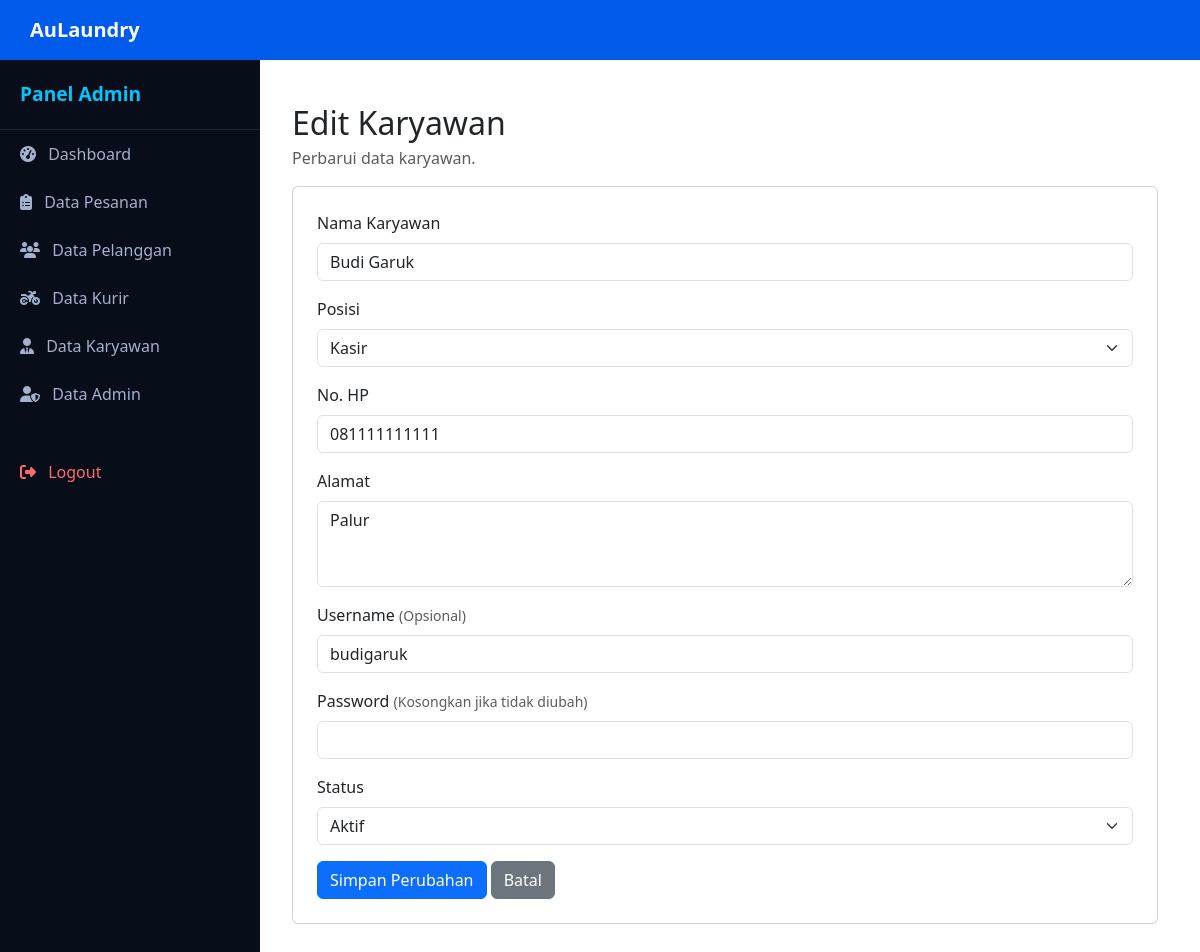
/pages/admin/edit_karyawan.php?id=1 (signed in), run on the app's committed database.
### tables this page shows
CREATE TABLE `karyawan` (
  `id_karyawan` int(11) NOT NULL,
  `nama_karyawan` varchar(100) NOT NULL,
  `posisi` varchar(50) NOT NULL,
  `no_hp` varchar(20) NOT NULL,
  `alamat` text DEFAULT NULL,
  `foto_profil` varchar(255) DEFAULT NULL,
  `username` varchar(50) DEFAULT NULL,
  `password` varchar(255) DEFAULT NULL,
  `reset_token` varchar(255) DEFAULT NULL,
  `status_aktif` varchar(20) NOT NULL DEFAULT 'Aktif',
  `created_at` timestamp NOT NULL DEFAULT current_timestamp(),
  `updated_at` timestamp NOT NULL DEFAULT current_timestamp() ON UPDATE current_timestamp()
);

### config/database.php (called while the page is built, shortened)
<?php
$pdo = null;
function db() {
    global $pdo;
    if ($pdo === null) {
        $host    = 'localhost';
        $dbname  = 'db_aulaundry';
        $user    = 'root';
        $pass    = '';
        $charset = 'utf8mb4';
        $dsn = "mysql:host=$host;dbname=$dbname;charset=$charset";
        $options = [
            PDO::ATTR_ERRMODE            => PDO::ERRMODE_EXCEPTION,
            PDO::ATTR_DEFAULT_FETCH_MODE => PDO::FETCH_ASSOC,
            PDO::ATTR_EMULATE_PREPARES   => false,
        ];
        try {
            $pdo = new PDO($dsn, $user, $pass, $options);
        } catch (PDOException $e) {
            die("Koneksi database gagal: " . $e->getMessage());
        }
    }
    return $pdo;
}

### pages/admin/edit_karyawan.php (the view, shortened to what this page needs)
<?php
$baseUrl = '/aulaundry';
$id = (int)($_GET['id'] ?? 0);
$stmt = db()->prepare("SELECT * FROM karyawan WHERE id_karyawan = ?");
$stmt->execute([$id]);
$karyawan = $stmt->fetch();
$daftarPosisi = ['Staff', 'Kasir', 'Pencuci', 'Setrika', 'Packing', 'Supervisor', 'Manager'];
include __DIR__ . '/../../includes/header.php';
include __DIR__ . '/../../includes/sidebar.php';
?>
<main class="main-content">
    <div class="container-fluid py-4">
        <h2 class="mb-1">Edit Karyawan</h2>
        <p class="text-muted">Perbarui data karyawan.</p>
        <div class="card p-4">
            <form action="<?= $baseUrl ?>/actions/karyawan/edit.php" method="POST">
                <div class="mb-3">
                    <label for="nama_karyawan" class="form-label">Nama Karyawan</label>
                    <input type="text" name="nama_karyawan" id="nama_karyawan" class="form-control" value="<?= htmlspecialchars($karyawan['nama_karyawan']) ?>" required>
                </div>
                <div class="mb-3">
                    <label for="posisi" class="form-label">Posisi</label>
                    <select name="posisi" id="posisi" class="form-select" required>
                        <?php foreach ($daftarPosisi as $pos): ?>
                            <option value="<?= $pos ?>" <?= $karyawan['posisi'] === $pos ? 'selected' : '' ?>><?= $pos ?></option>
                        <?php endforeach; ?>
                    </select>
                </div>
                <div class="mb-3">
                    <label for="no_hp" class="form-label">No. HP</label>
                    <input type="tel" name="no_hp" id="no_hp" class="form-control" value="<?= htmlspecialchars($karyawan['no_hp']) ?>" required>
                </div>
                <div class="mb-3">
                    <label for="alamat" class="form-label">Alamat</label>
                    <textarea name="alamat" id="alamat" class="form-control" rows="3" required><?= htmlspecialchars($karyawan['alamat'] ?? '') ?></textarea>
                </div>
                <div class="mb-3">
                    <label for="username" class="form-label">Username <small class="text-muted">(Opsional)</small></label>
                    <input type="text" name="username" id="username" class="form-control" value="<?= htmlspecialchars($karyawan['username'] ?? '') ?>">
                </div>
                <div class="mb-3">
                    <label for="password" class="form-label">Password <small class="text-muted">(Kosongkan jika tidak diubah)</small></label>
                    <input type="password" name="password" id="password" class="form-control">
                </div>
                <div class="mb-3">
                    <label for="status_aktif" class="form-label">Status</label>
                    <select name="status_aktif" id="status_aktif" class="form-select" required>
                        <option value="Aktif" <?= $karyawan['status_aktif'] === 'Aktif' ? 'selected' : '' ?>>Aktif</option>
                    </select>
                </div>
                <button type="submit" class="btn btn-primary">Simpan Perubahan</button>
                <a href="<?= $baseUrl ?>/pages/admin/data_karyawan.php" class="btn btn-secondary">Batal</a>
            </form>
        </div>
    </div>
</main>
<?php include __DIR__ . '/../../includes/footer.php'; ?>

### includes/header.php (style rules this page uses)
body, html { height: 100%; margin: 0; overflow-x: hidden; font-family: 'Segoe UI', Tahoma, Geneva, Verdana, sans-serif; }

### pages/admin/edit_karyawan.php (style rules this page uses)
.main-content { margin-left: 250px; padding-top: 80px; padding-bottom: 30px; padding-left: 30px; padding-right: 30px; min-height: 100vh; }

### data on the page
karyawan: nama_karyawan "Budi Garuk", posisi "Kasir", no_hp "081111111111", alamat "Palur", username "budigaruk", status_aktif "Aktif"

### other printed values
$role "Admin"
